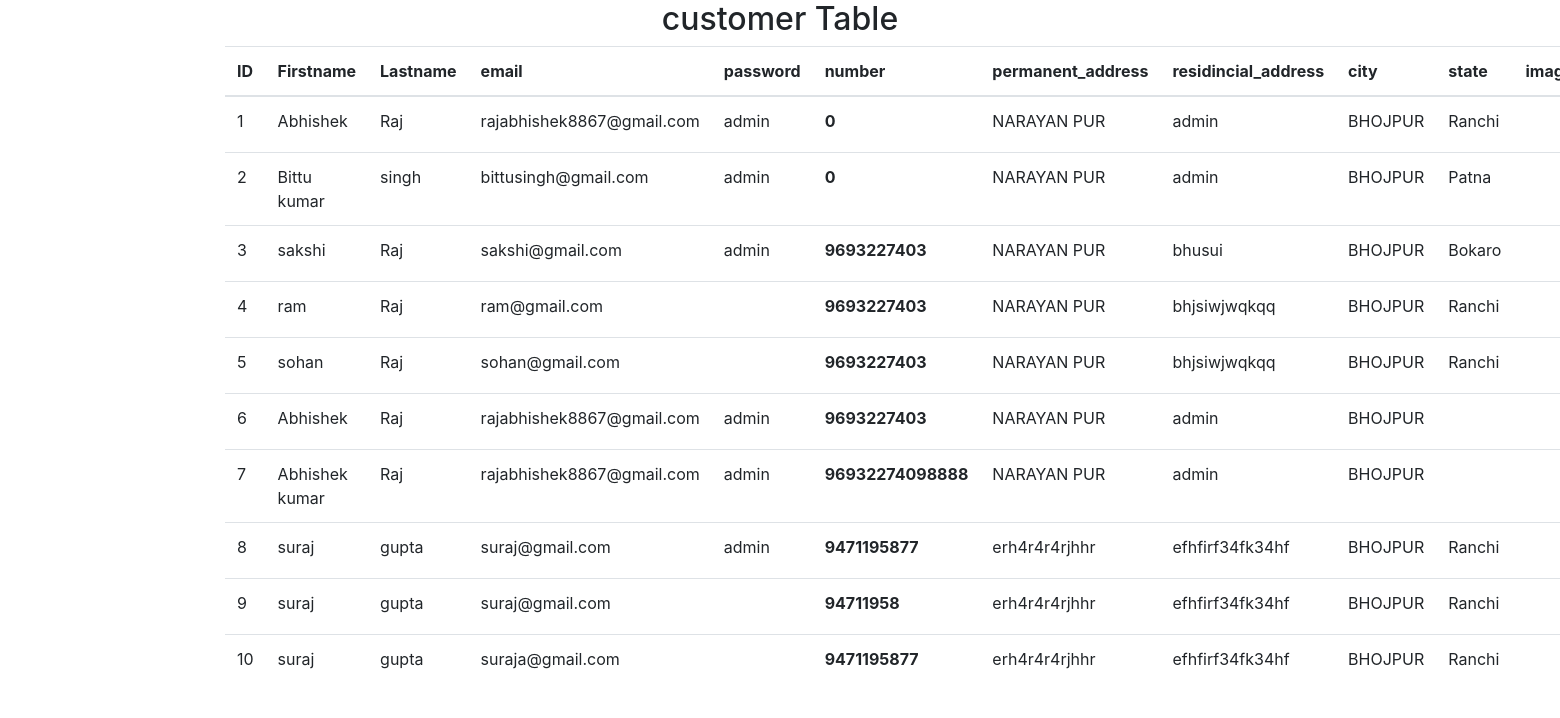
/table/, run on an earlier commit of the app's database.
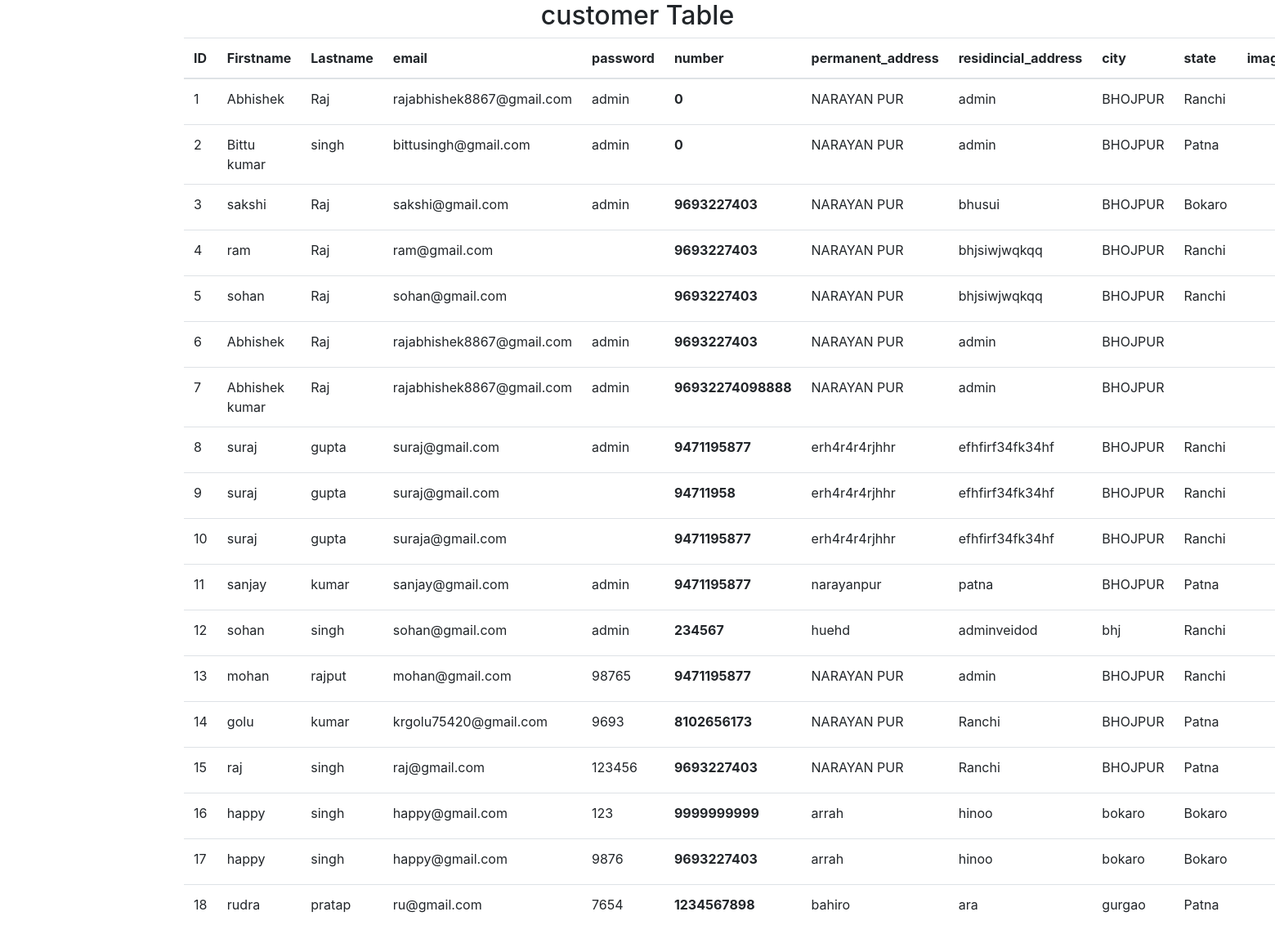
And on a later commit of the database.
### app/models.py (models this page shows)
class Customer(models.Model):
    first_name=models.CharField(max_length=225)
    last_name=models.CharField(max_length=225)
    email=models.EmailField(max_length=225)
    password=models.CharField(max_length=225)
    permanent_address=models.CharField(max_length=225)
    residincial_address=models.CharField(max_length=225)
    city=models.CharField(max_length=225)
    state=models.CharField(max_length=225)
    number=models.IntegerField(max_length=12,default=0)
    checkbox=models.CharField(max_length=225,default=1)
    image=models.ImageField(default=None,null=True,blank=True,upload_to='img')

### app/views.py (the view)
# urls.py: path('table/',views.table,name='table'),
def table(request):
    title='table'
    custdata=Customer.objects.all()
    return render(request,'table.html',{'title':title,'custdata':custdata})

### app/templates/table.html (shortened to what this page needs)
<!DOCTYPE html>
{% load static %}
<html lang="en">
<head>
  <link rel="stylesheet" href="{% static '../static/index.css' %}">
  <link rel="stylesheet" href="https://cdn.jsdelivr.net/npm/bootstrap@4.6.2/dist/css/bootstrap.min.css">
</head>
<body>
<div class="container">
  <h2 class="text-center">customer Table</h2>
  <table class="table">
    <thead>
      <tr>
        <th>ID</th>
        <th>Firstname</th>
        <th>Lastname</th>
        <th>email</th>
        <th>password</th>
        <th>number</th>
        <th>permanent_address</th>
        <th>residincial_address</th>
        <th>city</th>
        <th>state</th>
        <th>image</th>
      </tr>
    </thead>
    <tbody>
        {% if custdata %}
        {% for i in custdata %}
      <tr>
        <td>{{forloop.counter}}</td>
        <td>{{i.first_name}}</td>
        <td>{{i.last_name}}</td>
        <td>{{i.email}}</td>
        <td>{{i.password}}</td>
        <th>{{i.number}}</th>
        <td>{{i.permanent_address}}</td>
        <td>{{i.residincial_address}}</td>
        <td>{{i.city}}</td>
        <td>{{i.state}}</td>
        <td>{{i.image}}</td>
      </tr>
      {% endfor %}
      {% endif %}
    </tbody>
  </table>
</div>
</body>
</html>

### app/static/index.css (style rules this page uses)
@media (max-width:2560px) { body { background-color: whitesmoke; } }

What changed in the data, as far as the page shows it:
added Customer: first_name "sanjay", last_name "kumar", email "sanjay@gmail.com", password "admin", number "9471195877", permanent_address "narayanpur", residincial_address "patna", city "BHOJPUR", state "Patna"
added Customer: first_name "sohan", last_name "singh", email "sohan@gmail.com", password "admin", number "234567", permanent_address "huehd", residincial_address "adminveidod", city "bhj", state "Ranchi"
added Customer: first_name "mohan", last_name "rajput", email "mohan@gmail.com", password "98765", number "9471195877", permanent_address "NARAYAN PUR", residincial_address "admin", city "BHOJPUR", state "Ranchi"
added Customer: first_name "golu", last_name "kumar", email "krgolu75420@gmail.com", password "9693", number "8102656173", permanent_address "NARAYAN PUR", residincial_address "Ranchi", city "BHOJPUR", state "Patna"
added Customer: first_name "raj", last_name "singh", email "raj@gmail.com", password "123456", number "9693227403", permanent_address "NARAYAN PUR", residincial_address "Ranchi", city "BHOJPUR", state "Patna"
added Customer: first_name "happy", last_name "singh", email "happy@gmail.com", password "123", number "9999999999", permanent_address "arrah", residincial_address "hinoo", city "bokaro", state "Bokaro"
added Customer: first_name "happy", last_name "singh", email "happy@gmail.com", password "9876", number "9693227403", permanent_address "arrah", residincial_address "hinoo", city "bokaro", state "Bokaro"
added Customer: first_name "rudra", last_name "pratap", email "ru@gmail.com", password "7654", number "1234567898", permanent_address "bahiro", residincial_address "ara", city "gurgao", state "Patna"
